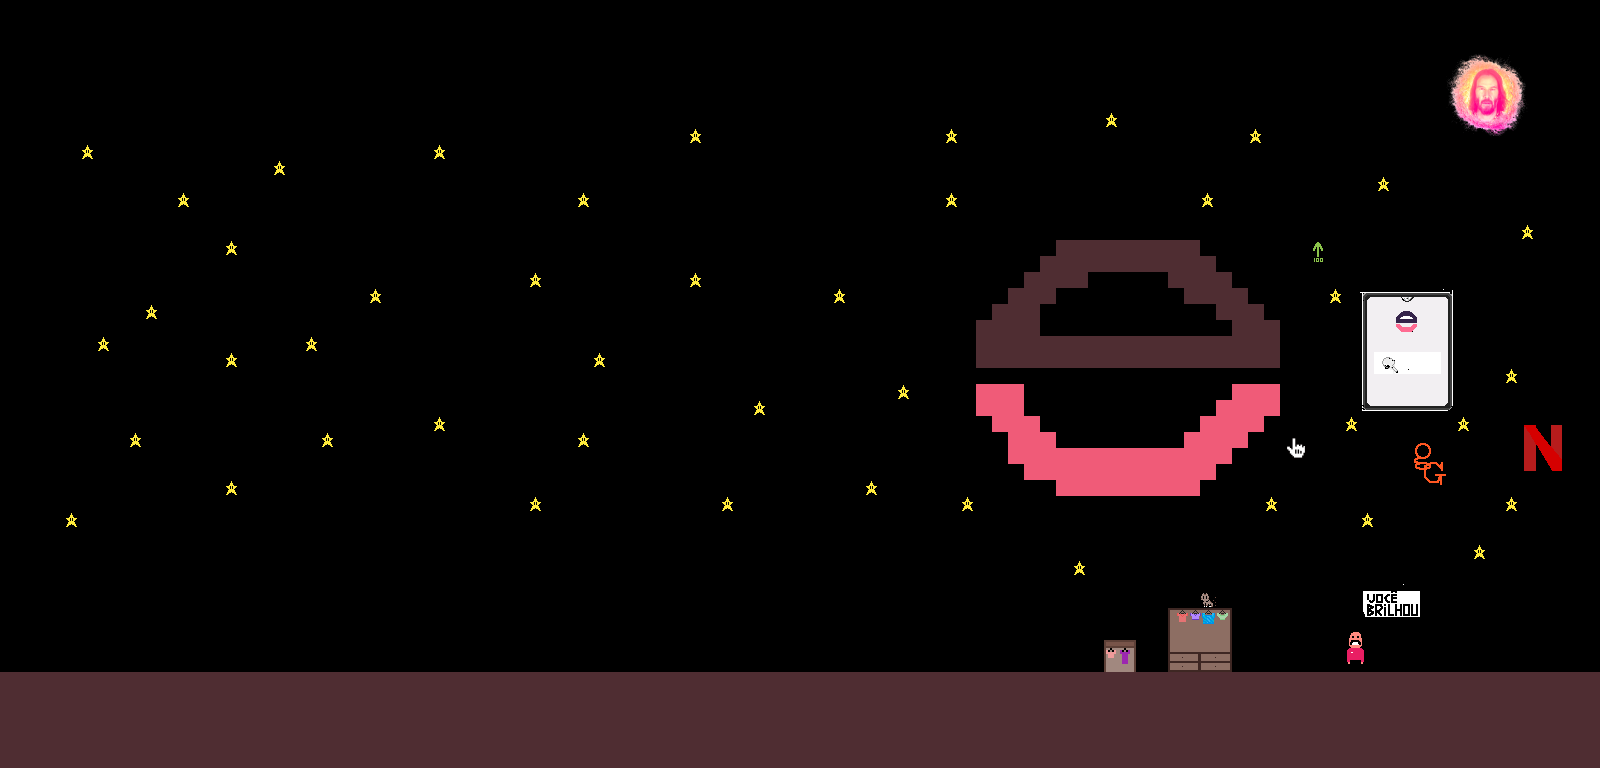

Below is a game level as drawn by its tile map, then a one-line description and the .tmx that defines it (tile-layer data replaced by summaries):
An orthogonal 100x48 tile map with 16x16 px tiles, 1 tile layer (background), 16 tilesets and 17 objects.

<map version="1.5" tiledversion="1.7.2" orientation="orthogonal" renderorder="right-down" width="100" height="48" tilewidth="16" tileheight="16" infinite="0" nextlayerid="10" nextobjectid="116">
 <editorsettings>
  <export target="level3.lua" format="lua" />
 </editorsettings>
 <tileset firstgid="1" name="platform" tilewidth="16" tileheight="16" tilecount="144" columns="12">
  <image source="tileset.png" width="192" height="192" />
 </tileset>
 <tileset firstgid="145" name="closet" tilewidth="16" tileheight="16" tilecount="4" columns="2">
  <image source="../sprites/closet.png" width="32" height="32" />
 </tileset>
 <tileset firstgid="149" name="enjoei" tilewidth="16" tileheight="16" tilecount="1" columns="1">
  <image source="enjoei.png" width="16" height="16" />
 </tileset>
 <tileset firstgid="150" name="brown" tilewidth="16" tileheight="16" tilecount="1" columns="1">
  <image source="brown.png" width="16" height="16" />
 </tileset>
 <tileset firstgid="151" name="pink" tilewidth="16" tileheight="16" tilecount="1" columns="1">
  <image source="pink.png" width="16" height="16" />
 </tileset>
 <tileset firstgid="152" name="start" tilewidth="16" tileheight="16" tilecount="1" columns="1">
  <image source="start.png" width="16" height="16" />
 </tileset>
 <tileset firstgid="153" name="big_closet" tilewidth="16" tileheight="16" tilecount="16" columns="4">
  <image source="big_closet.png" width="64" height="64" />
 </tileset>
 <tileset firstgid="169" name="moises" tilewidth="16" tileheight="16" tilecount="36" columns="6">
  <image source="moises.png" width="100" height="100" />
 </tileset>
 <tileset firstgid="205" name="device" tilewidth="16" tileheight="16" tilecount="64" columns="8">
  <image source="device.png" width="128" height="128" />
 </tileset>
 <tileset firstgid="269" name="brilhou" tilewidth="16" tileheight="16" tilecount="16" columns="4">
  <image source="brilhou.png" trans="f3f8ff" width="64" height="64" />
 </tileset>
 <tileset firstgid="285" name="gringa" tilewidth="16" tileheight="16" tilecount="16" columns="4">
  <image source="gringa.png" trans="f3f8ff" width="64" height="64" />
 </tileset>
 <tileset firstgid="301" name="mouse" tilewidth="16" tileheight="16" tilecount="4" columns="2">
  <image source="mouse.png" trans="f3f8ff" width="32" height="32" />
 </tileset>
 <tileset firstgid="305" name="keanu" tilewidth="16" tileheight="16" tilecount="72" columns="8">
  <image source="keanu.png" trans="f3f8ff" width="128" height="158" />
 </tileset>
 <tileset firstgid="377" name="netflix" tilewidth="16" tileheight="16" tilecount="16" columns="4">
  <image source="netflix.png" trans="f3f8ff" width="64" height="64" />
 </tileset>
 <tileset firstgid="393" name="enju3" tilewidth="16" tileheight="16" tilecount="16" columns="4">
  <image source="enju3.png" trans="f3f8ff" width="64" height="64" />
 </tileset>
 <tileset firstgid="409" name="cat" tilewidth="16" tileheight="16" tilecount="1" columns="1">
  <image source="cat.png" trans="f3f8ff" width="16" height="16" />
 </tileset>
 <layer id="1" name="background" width="100" height="48">
  <data>[4800 cells, 955 non-empty, 166 distinct tile ids]</data>
 </layer>
 <objectgroup id="6" name="enemy" />
 <objectgroup id="2" name="platform">
  <object id="17" x="0.113636" y="674.182" width="1596.89" height="91.6667" />
  <object id="25" x="0" y="1.33333" width="4" height="674.667" />
  <object id="27" x="1596" y="1" width="3" height="705" />
 </objectgroup>
 <objectgroup id="3" name="player">
  <object id="18" x="63" y="640" width="16" height="32" />
 </objectgroup>
 <objectgroup id="4" name="jarvis" />
 <objectgroup id="5" name="ruby">
  <object id="102" x="320" y="623.333" width="16.6667" height="17.3333" />
  <object id="103" x="384.167" y="623" width="16.6667" height="17.3333" />
  <object id="104" x="511.167" y="623.333" width="16.6667" height="17.3333" />
  <object id="105" x="447.167" y="622.333" width="16.6667" height="17.3333" />
  <object id="106" x="575.167" y="622.333" width="16.6667" height="17.3333" />
  <object id="107" x="639.167" y="623.333" width="16.6667" height="17.3333" />
  <object id="108" x="702.667" y="623.333" width="16.6667" height="17.3333" />
  <object id="109" x="768.667" y="623.333" width="16.6667" height="17.3333" />
  <object id="110" x="831.667" y="623.333" width="16.6667" height="17.3333" />
  <object id="111" x="894.667" y="623.333" width="16.6667" height="17.3333" />
  <object id="112" x="258.333" y="624.667" width="16.6667" height="17.3333" />
  <object id="114" x="186.333" y="623.333" width="16.6667" height="17.3333" />
  <object id="115" x="959.667" y="624.667" width="16.6667" height="17.3333" />
 </objectgroup>
</map>
